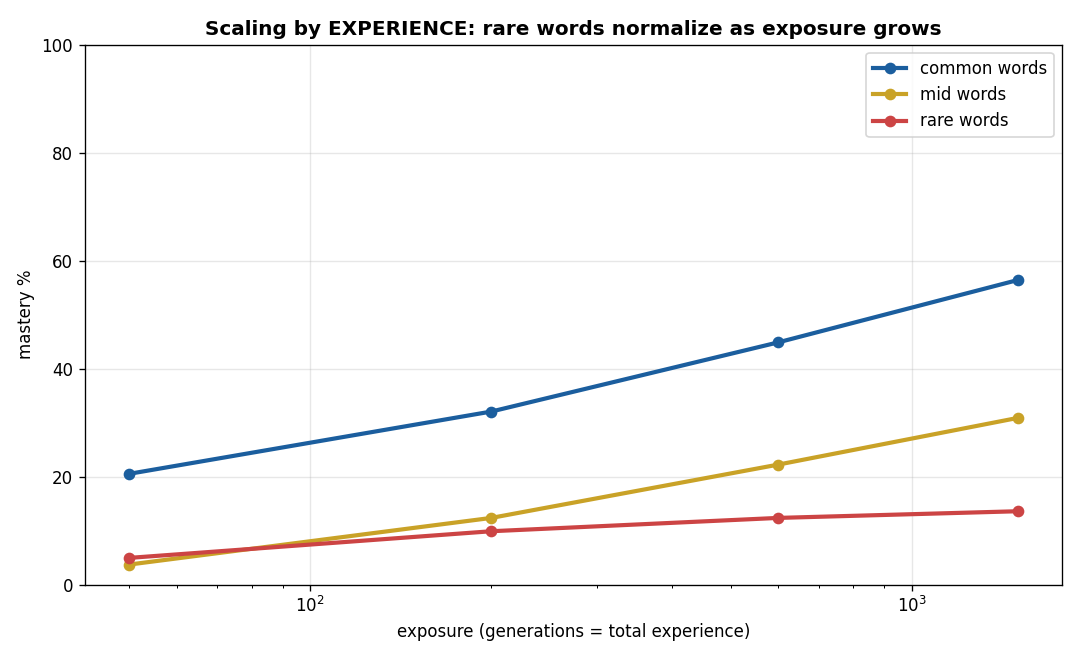

The script that saved this image:
"""EXPERIENCE, not curriculum: in a frequency-structured (Zipfian) world, scaling is
EXPOSURE. The environment's own statistics order the learning -- common words are
over-sampled and normalize first; rare words lag until enough total experience
accumulates that they too cross the threshold. No imposed schedule. Re-occurrence
does it. (Works in the lookup substrate -- it's per-word sample count, not transfer.)

Fixed real-corpus world (bigram grammar, prompts drawn by true frequency). Sweep
total EXPOSURE (generations) and measure mastery split by word-frequency BAND
(common / mid / rare). Prediction: common band high from the start; the RARE band
rises with exposure -- vocabulary expanding as rare words normalize.
"""
# --- EEC path bootstrap ---
import os as _o, sys as _s
_s.path.insert(0, _o.path.join(_o.path.dirname(_o.path.abspath(__file__)), "..", "..", "engine"))

import os
import numpy as np
import matplotlib
matplotlib.use("Agg")
import matplotlib.pyplot as plt
from multiprocessing import Pool
from evolve import MUT_RATE, MUT_SCALE, POP_SIZE, build_corpus
from mind import reproduce

K = int(os.environ.get("EEC_K", "80"))
TOPN, E0, TMAX = 4, 15.0, 80
EXPOSURES = [50, 200, 600, 1500]           # generations = total experience
SEEDS = list(range(int(os.environ.get("EEC_SEEDS", "3"))))
ACCEPT = None; PP = None; FREQ = None; VOCAB = None; BANDS = None


def build_world():
    ids, vocab, _ = build_corpus()
    a, b = ids[:-1], ids[1:]
    sel = (a >= 1) & (a <= K) & (b >= 1) & (b <= K)
    a, b = a[sel]-1, b[sel]-1
    BG = np.zeros((K, K)); np.add.at(BG, (a, b), 1.0)
    accept = []
    for w in range(K):
        succ = [int(s) for s in np.argsort(BG[w])[::-1][:TOPN] if BG[w, s] > 1]
        accept.append(set(succ) if succ else {w})
    pp = BG.sum(1); freq = pp.copy(); pp = pp/pp.sum() if pp.sum() else np.ones(K)/K
    # frequency bands (terciles by unigram frequency)
    order = np.argsort(freq)[::-1]
    bands = {"common": order[:K//3], "mid": order[K//3:2*K//3], "rare": order[2*K//3:]}
    return accept, pp, freq, vocab, bands


class Speaker:
    def __init__(self, rng): self.W = rng.normal(0, 1.0, (K, K)).astype(np.float32)
    def copy(self):
        g = Speaker.__new__(Speaker); g.W = self.W.copy(); return g
    def mutate(self, rng):
        m = rng.random(self.W.shape) < MUT_RATE
        self.W += m*rng.normal(0, 1, self.W.shape).astype(np.float32)*(MUT_SCALE*(np.abs(self.W)+0.2))


def converse(org, rng):
    e = E0; turns = 0; prompt = int(rng.choice(K, p=PP))
    while e > 0 and turns < TMAX:
        r = int(org.W[prompt].argmax())
        if r in ACCEPT[prompt]: e += 1.0
        else: e -= 2.0
        turns += 1; prompt = int(rng.choice(K, p=PP))
    return turns


def band_mastery(org):
    correct = np.array([org.W[w].argmax() in ACCEPT[w] for w in range(K)])
    return {b: float(correct[idx].mean()) for b, idx in BANDS.items()}


def cell(task):
    gens, seed = task
    rng = np.random.default_rng(seed)
    pop = [Speaker(rng) for _ in range(POP_SIZE)]
    for g in range(gens):
        fits = np.array([converse(m, np.random.default_rng(seed*7919+g)) for m in pop])
        pop = reproduce(pop, fits, rng)
    best = max(pop, key=lambda m: converse(m, np.random.default_rng(seed+1)))
    return (gens, band_mastery(best))


def main():
    global ACCEPT, PP, FREQ, VOCAB, BANDS
    print("loading corpus + building Zipfian bigram world...", flush=True)
    ACCEPT, PP, FREQ, VOCAB, BANDS = build_world()
    print(f"experience sweep: K={K} world, exposures(gens)={EXPOSURES}, {len(SEEDS)} seeds  "
          f"(bands by frequency tercile)", flush=True)
    tasks = [(g, s) for g in EXPOSURES for s in SEEDS]
    with Pool(min(16, len(tasks))) as p:
        res = p.map(cell, tasks, chunksize=1)
    agg = {}
    for g, bm in res: agg.setdefault(g, []).append(bm)
    print(f"\n  exposure   common    mid     rare    (mastery by word-frequency band)")
    curves = {b: [] for b in ["common", "mid", "rare"]}
    for g in EXPOSURES:
        rows = agg[g]; m = {b: np.mean([r[b] for r in rows]) for b in curves}
        for b in curves: curves[b].append(m[b])
        print(f"  {g:>6}    {m['common']*100:5.1f}%  {m['mid']*100:5.1f}%  {m['rare']*100:5.1f}%")
    print(f"\nrare-band mastery: {curves['rare'][0]*100:.0f}% -> {curves['rare'][-1]*100:.0f}% "
          f"as exposure grows {EXPOSURES[0]}->{EXPOSURES[-1]} gens "
          f"({'RARE WORDS NORMALIZING with experience' if curves['rare'][-1] > curves['rare'][0]+0.05 else 'flat'})")

    fig, ax = plt.subplots(figsize=(9, 5.5))
    for b, c in [("common", "#1b5e9e"), ("mid", "#c9a227"), ("rare", "#c44")]:
        ax.plot(EXPOSURES, [x*100 for x in curves[b]], "o-", color=c, lw=2.5, label=f"{b} words")
    ax.set_xscale("log"); ax.set_xlabel("exposure (generations = total experience)")
    ax.set_ylabel("mastery %"); ax.set_ylim(0, 100); ax.grid(alpha=.3); ax.legend()
    ax.set_title("Scaling by EXPERIENCE: rare words normalize as exposure grows", weight="bold")
    plt.tight_layout()
    out = os.path.join(os.path.dirname(os.path.abspath(__file__)), "exposure_scale.png")
    plt.savefig(out, dpi=120); print("saved", out)


if __name__ == "__main__":
    main()
